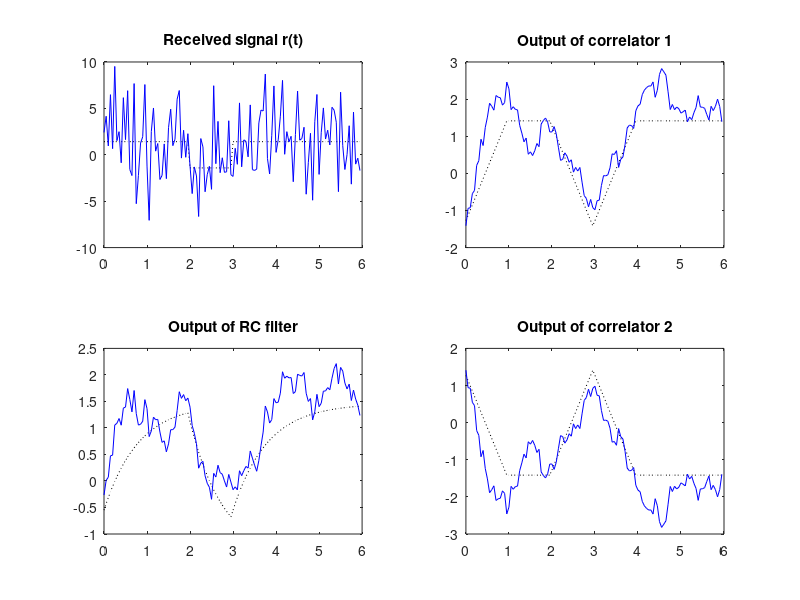

MATLAB code for this plot:
%dc0501.m
% simulates binary communication systems in Figs.5.2/5.3(5.4)
%  with antipodal (bipolar) signal waveforms in Fig.5.6
%Copyleft: Won Y. Yang, wyyang53@hanmail.net, CAU for academic use only
clear, clf
Tb=1; sqTb=sqrt(Tb); % Tb=Bit time and its square root
Nb=20; % Number of samp[le times/grids in Tb for integration
T=Tb/Nb; % Sample time
L=6; LB=L*Nb; LBN1=LB-Nb+1; % Length of buffer in number of T
Es=2; sqEs=sqrt(Es); % Energy of signal waveform
su=[1;-1]/sqTb*ones(1,Nb); % Unit signal waveform Eq.(5.1.5)
t= [0:LB-1]*T; % Time duration for buffering
RC=Tb/1.2564; g_RC=exp(-t/RC)/RC; % Impulse response of RC filter
gr_RC=fliplr(g_RC); % Reversed/delayed impulse response of RC filter
sw=sqEs*su;   % Antipodal waveform by Eq.(5.2.1)
SNRdB=6;  SNR=10^(SNRdB/10);  N0=2*Es/SNR;  % Noise power Eq.(5.1.25)
sigma2=N0/2; sigma_sT=sqrt(sigma2/T); % Noise power (variance)
st= zeros(1,LB); y= zeros(2,LB);  y_RC= zeros(1,LB);
r= zeros(1,LB); yr= zeros(2,LB); yr_RC= zeros(1,LB);
MaxIter=20; % # of iterations 
for n=1:MaxIter
   s(n)=floor(2*rand); i=s(n)+1;
   for m=1:Nb % Bit processing
      st=[st(2:LB) sw(i,m)]; % Uncontaminated received signal
      y_RC=[y_RC(:,2:LB) gr_RC*st'*T]; % RC filter output with no noise
      y=[y(:,2:LB) su*st(LBN1:LB)'*T];% Correlator output with no noise
      r=[r(2:LB) sw(i,m)+sigma_sT*randn]; % Received signal with noise
      yr_RC=[yr_RC(:,2:LB) gr_RC*r'*T];  % RC filter output with noise
      yr=[yr(:,2:LB) su*r(LBN1:LB)'*T]; % Correlator output with noise
   end
   %Detector(DTR)
   D_RC(n)= (yr_RC(1,end)<0);
   D_c(n)= (yr(1,end)<0);
end
poe_RC=sum(s~=D_RC)/MaxIter, poe_c=sum(s~=D_c)/MaxIter
subplot(221), plot(t,st,'k:', t,r,'b-'), title('Received signal r(t)')
subplot(222), plot(t,y(1,:),'k:', t,yr(1,:),'b-')
title('Output of correlator 1')
subplot(223), plot(t,y_RC,'k:', t,yr_RC,'b-')
title('Output of RC filter')
subplot(224), plot(t,y(2,:),'k:', t,yr(2,:),'b-')
title('Output of correlator 2')
